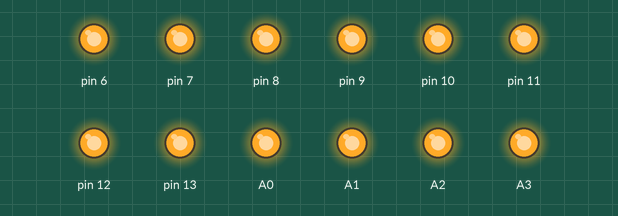
This sketch was run on a simulated Arduino Uno, built with avr-gcc and run on an emulated ATmega328P. Shown: output pins drawn as LEDs (lit = HIGH). Pins used as bus, display or sensor lines are not drawn.

Above: at 0.1 s.
Timing chart, 0 to 1.6 s (numbered marks = the images above):
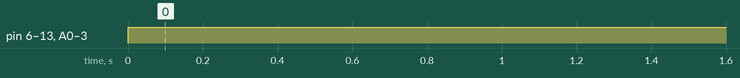

Measured:
- by itself, pin 6–13, A0–3: LOW → HIGH at 0.00 s

The sketch:

sketch_jun21b.ino
```cpp
void setup() {

  for(int pin = 2; pin <= 13; pin++){
    pinMode(pin, OUTPUT);
  }

  pinMode(A0, OUTPUT);
  pinMode(A1, OUTPUT);
  pinMode(A2, OUTPUT);
  pinMode(A3, OUTPUT);
}

void loop() {

  digitalWrite(2, LOW);
  digitalWrite(3, LOW);
  digitalWrite(4, LOW);
  digitalWrite(5, LOW);

  digitalWrite(6, HIGH);
  digitalWrite(7, HIGH);
  digitalWrite(8, HIGH);
  digitalWrite(9, HIGH);

  digitalWrite(10, HIGH);
  digitalWrite(11, HIGH);
  digitalWrite(12, HIGH);
  digitalWrite(13, HIGH);

  digitalWrite(A0, HIGH);
  digitalWrite(A1, HIGH);
  digitalWrite(A2, HIGH);
  digitalWrite(A3, HIGH);

  delay(1000);

  digitalWrite(2, HIGH);
  digitalWrite(3, HIGH);
  digitalWrite(4, HIGH);
  digitalWrite(5, HIGH);

  digitalWrite(6, HIGH);
  digitalWrite(7, HIGH);
  digitalWrite(8, HIGH);
  digitalWrite(9, HIGH);

//  digitalWrite(10, HIGH);
//  digitalWrite(11, HIGH);
//  digitalWrite(12, HIGH);
//  digitalWrite(13, HIGH);
//
//  digitalWrite(A0, HIGH);
//  digitalWrite(A1, HIGH);
//  digitalWrite(A2, HIGH);
//  digitalWrite(A3, HIGH);
//
}
```
